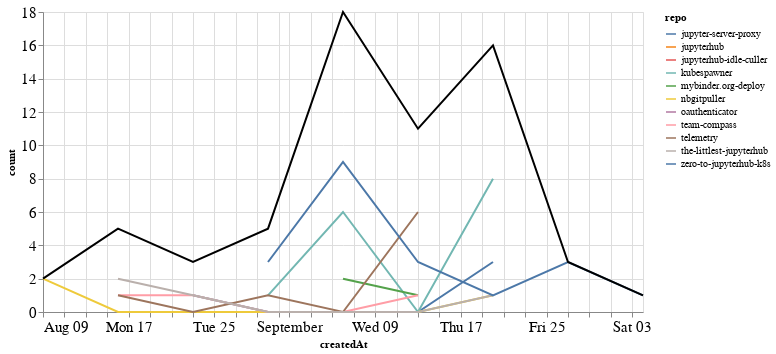

The code cell stored with this chart in its notebook:
### Markdown cell above
## Comments

### Code cell
comments_time = comments.groupby('repo').resample('W', on='createdAt').count()['author'].reset_index()
comments_time = comments_time.rename(columns={'author': 'count'})
comments_time_total = comments_time.groupby('createdAt').agg({"count": "sum"}).reset_index()
ch1 = alt.Chart(comments_time, width=600).mark_line().encode(
    x='createdAt',
    y='count',
    color='repo',
    tooltip="repo"
)

ch2 = alt.Chart(comments_time_total, width=600).mark_line(color="black").encode(
    x='createdAt',
    y='count',
)

ch1 + ch2

### Figure 1 — Vega-Lite specification as saved in the notebook (floating-point values rounded to 4 significant figures)
{"config": {"axisLeft": {"labelFontSize": 15}, "axisBottom": {"labelFontSize": 15}}, "layer": [{"data": {"name": "data-1273122cff2f7323202bf247e158ac07"}, "mark": "line", "encoding": {"color": {"type": "nominal", "field": "repo"}, "tooltip": {"type": "nominal", "field": "repo"}, "x": {"type": "temporal", "field": "createdAt"}, "y": {"type": "quantitative", "field": "count"}}, "width": 600}, {"data": {"name": "data-eea8562207a5276b47fd03dc78789b67"}, "mark": {"type": "line", "color": "black"}, "encoding": {"x": {"type": "temporal", "field": "createdAt"}, "y": {"type": "quantitative", "field": "count"}}, "width": 600}], "$schema": "https://vega.github.io/schema/vega-lite/v4.8.1.json", "datasets": {"data-1273122cff2f7323202bf247e158ac07": [{"repo": "jupyter-server-proxy", "createdAt": "2020-08-23T00:00:00", "count": 1}, {"repo": "jupyter-server-proxy", "createdAt": "2020-08-30T00:00:00", "count": 0}, {"repo": "jupyter-server-proxy", "createdAt": "2020-09-06T00:00:00", "count": 0}, {"repo": "jupyter-server-proxy", "createdAt": "2020-09-13T00:00:00", "count": 0}, {"repo": "jupyter-server-proxy", "createdAt": "2020-09-20T00:00:00", "count": 3}, {"repo": "jupyterhub", "createdAt": "2020-09-20T00:00:00", "count": 2}, {"repo": "jupyterhub-idle-culler", "createdAt": "2020-08-16T00:00:00", "count": 1}, {"repo": "kubespawner", "createdAt": "2020-08-30T00:00:00", "count": 1}, {"repo": "kubespawner", "createdAt": "2020-09-06T00:00:00", "count": 6}, {"repo": "kubespawner", "createdAt": "2020-09-13T00:00:00", "count": 0}, {"repo": "kubespawner", "createdAt": "2020-09-20T00:00:00", "count": 8}, {"repo": "mybinder.org-deploy", "createdAt": "2020-09-06T00:00:00", "count": 2}, {"repo": "mybinder.org-deploy", "createdAt": "2020-09-13T00:00:00", "count": 1}, {"repo": "nbgitpuller", "createdAt": "2020-08-09T00:00:00", "count": 2}, {"repo": "nbgitpuller", "createdAt": "2020-08-16T00:00:00", "count": 0}, {"repo": "nbgitpuller", "createdAt": "2020-08-23T00:00:00", "count": 0}, {"repo": "nbgitpuller", "createdAt": "2020-08-30T00:00:00", "count": 0}, {"repo": "nbgitpuller", "createdAt": "2020-09-06T00:00:00", "count": 0}, {"repo": "nbgitpuller", "createdAt": "2020-09-13T00:00:00", "count": 0}, {"repo": "nbgitpuller", "createdAt": "2020-09-20T00:00:00", "count": 1}, {"repo": "oauthenticator", "createdAt": "2020-09-06T00:00:00", "count": 1}, {"repo": "team-compass", "createdAt": "2020-08-16T00:00:00", "count": 1}, {"repo": "team-compass", "createdAt": "2020-08-23T00:00:00", "count": 1}, {"repo": "team-compass", "createdAt": "2020-08-30T00:00:00", "count": 0}, {"repo": "team-compass", "createdAt": "2020-09-06T00:00:00", "count": 0}, {"repo": "team-compass", "createdAt": "2020-09-13T00:00:00", "count": 1}, {"repo": "telemetry", "createdAt": "2020-08-16T00:00:00", "count": 1}, {"repo": "telemetry", "createdAt": "2020-08-23T00:00:00", "count": 0}, {"repo": "telemetry", "createdAt": "2020-08-30T00:00:00", "count": 1}, {"repo": "telemetry", "createdAt": "2020-09-06T00:00:00", "count": 0}, {"repo": "telemetry", "createdAt": "2020-09-13T00:00:00", "count": 6}, {"repo": "the-littlest-jupyterhub", "createdAt": "2020-08-16T00:00:00", "count": 2}, {"repo": "the-littlest-jupyterhub", "createdAt": "2020-08-23T00:00:00", "count": 1}, {"repo": "the-littlest-jupyterhub", "createdAt": "2020-08-30T00:00:00", "count": 0}, {"repo": "the-littlest-jupyterhub", "createdAt": "2020-09-06T00:00:00", "count": 0}, {"repo": "the-littlest-jupyterhub", "createdAt": "2020-09-13T00:00:00", "count": 0}, {"repo": "the-littlest-jupyterhub", "createdAt": "2020-09-20T00:00:00", "count": 1}, {"repo": "zero-to-jupyterhub-k8s", "createdAt": "2020-08-30T00:00:00", "count": 3}, {"repo": "zero-to-jupyterhub-k8s", "createdAt": "2020-09-06T00:00:00", "count": 9}, {"repo": "zero-to-jupyterhub-k8s", "createdAt": "2020-09-13T00:00:00", "count": 3}, {"repo": "zero-to-jupyterhub-k8s", "createdAt": "2020-09-20T00:00:00", "count": 1}, {"repo": "zero-to-jupyterhub-k8s", "createdAt": "2020-09-27T00:00:00", "count": 3}, {"repo": "zero-to-jupyterhub-k8s", "createdAt": "2020-10-04T00:00:00", "count": 1}], "data-eea8562207a5276b47fd03dc78789b67": [{"createdAt": "2020-08-09T00:00:00", "count": 2}, {"createdAt": "2020-08-16T00:00:00", "count": 5}, {"createdAt": "2020-08-23T00:00:00", "count": 3}, {"createdAt": "2020-08-30T00:00:00", "count": 5}, {"createdAt": "2020-09-06T00:00:00", "count": 18}, {"createdAt": "2020-09-13T00:00:00", "count": 11}, {"createdAt": "2020-09-20T00:00:00", "count": 16}, {"createdAt": "2020-09-27T00:00:00", "count": 3}, {"createdAt": "2020-10-04T00:00:00", "count": 1}]}}
